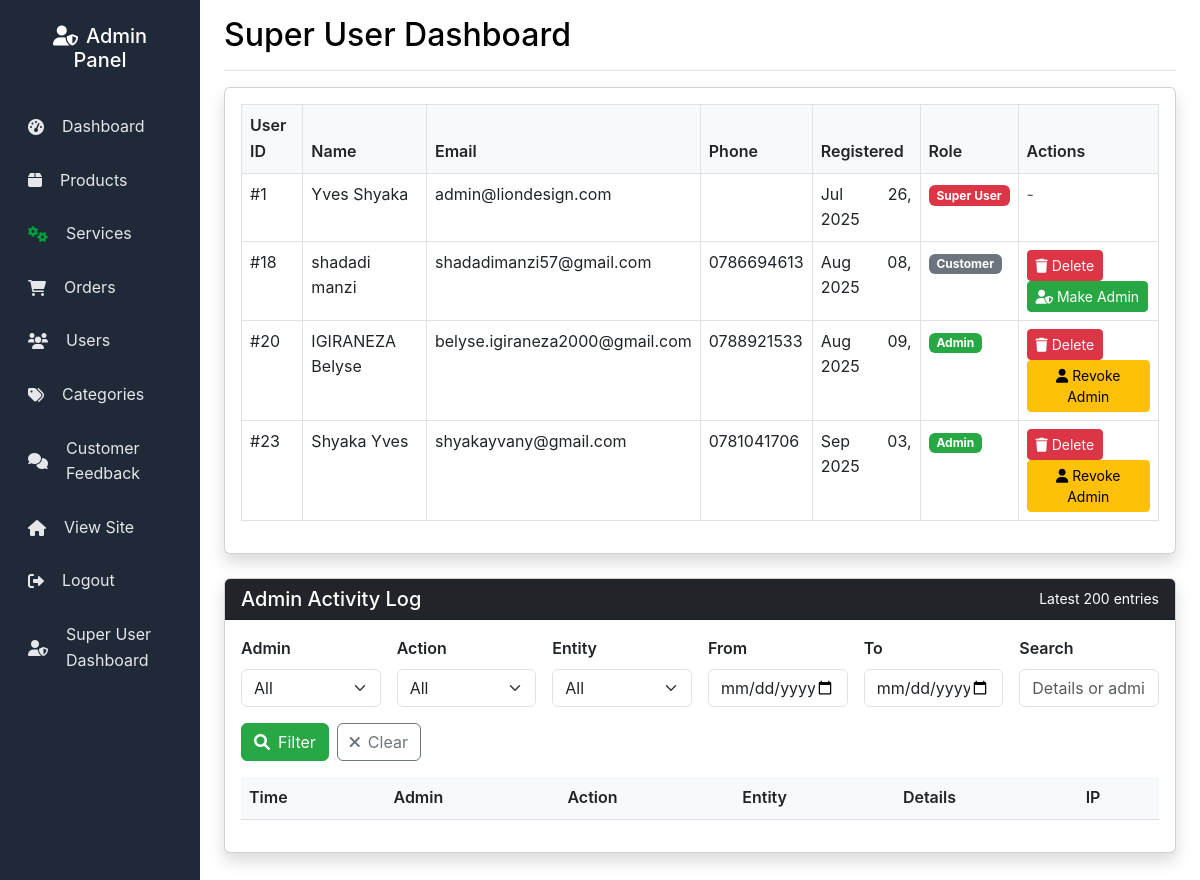
The page /admin/super_dashboard.php (signed in) on the database its author committed.
### tables this page shows
CREATE TABLE `users` (
  `id` int(11) NOT NULL,
  `email` varchar(255) NOT NULL,
  `password` varchar(255) NOT NULL,
  `first_name` varchar(100) NOT NULL,
  `last_name` varchar(100) NOT NULL,
  `phone` varchar(20) DEFAULT NULL,
  `address` text DEFAULT NULL,
  `created_at` timestamp NOT NULL DEFAULT current_timestamp(),
  `updated_at` timestamp NOT NULL DEFAULT current_timestamp() ON UPDATE current_timestamp(),
  `role` enum('super','admin','customer') DEFAULT 'customer'
);

### includes/functions.php (called while the page is built, shortened)
<?php
function getAllUsers($conn) {
    $stmt = $conn->prepare("SELECT id, email, first_name, last_name, phone, created_at, role FROM users");
    $stmt->execute();
    return $stmt->fetchAll(PDO::FETCH_ASSOC);
}
?>

### admin/super_dashboard.php (the view, shortened to what this page needs)
<?php
require_once '../config/database.php';
require_once '../includes/functions.php';
$users = getAllUsers($conn);
$filters = [
    'admin_id' => isset($_GET['admin_id']) ? intval($_GET['admin_id']) : null,
    'action' => $_GET['action'] ?? '',
    'entity_type' => $_GET['entity_type'] ?? '',
    'date_from' => $_GET['date_from'] ?? '',
    'date_to' => $_GET['date_to'] ?? '',
    'q' => $_GET['q'] ?? '',
];
?>
<!DOCTYPE html>
<html lang="en">
<head>
    <link href="https://cdn.jsdelivr.net/npm/bootstrap@5.3.0/dist/css/bootstrap.min.css" rel="stylesheet">
    <link href="../assets/css/style.css" rel="stylesheet">
    <link href="admin.css?v=<?php echo time(); ?>" rel="stylesheet">
    <link href="https://cdnjs.cloudflare.com/ajax/libs/font-awesome/6.0.0/css/all.min.css" rel="stylesheet">
</head>
<body>
<div class="container-fluid">
    <div class="row">
        <?php include 'sidebar.php'; ?>
        <main class="col-md-9 ms-sm-auto col-lg-10 px-md-4">
            <div class="d-flex justify-content-between flex-wrap flex-md-nowrap align-items-center pt-3 pb-2 mb-3 border-bottom">
                <h1 class="h2">Super User Dashboard</h1>
            </div>
            <div class="card shadow mb-4">
                <div class="card-body">
                    <div class="table-responsive">
                        <table class="table table-bordered table-hover">
                            <thead class="bg-danger text-white">
                                <tr>
                                    <th>User ID</th>
                                    <th>Name</th>
                                    <th>Email</th>
                                    <th>Phone</th>
                                    <th>Registered</th>
                                    <th>Role</th>
                                    <th>Actions</th>
                                </tr>
                            </thead>
                            <tbody>
                            <?php foreach ($users as $user): ?>
                                <tr>
                                    <td>#<?php echo $user['id']; ?></td>
                                    <td><?php echo htmlspecialchars($user['first_name'] . ' ' . $user['last_name']); ?></td>
                                    <td><?php echo htmlspecialchars($user['email']); ?></td>
                                    <td><?php echo htmlspecialchars($user['phone']); ?></td>
                                    <td><?php echo date('M d, Y', strtotime($user['created_at'])); ?></td>
                                    <td>
                                        <?php if ($user['role'] === 'super'): ?>
                                            <span class="badge bg-danger">Super User</span>
                                        <?php elseif ($user['role'] === 'admin'): ?>
                                            <span class="badge bg-success">Admin</span>
                                        <?php else: ?>
                                            <span class="badge bg-secondary">Customer</span>
                                        <?php endif; ?>
                                    </td>
                                    <td>
                                        <?php if ($user['role'] !== 'super'): ?>
                                            <form method="POST" style="display:inline;">
                                                <button type="submit" class="btn btn-danger btn-sm" onclick="return confirm('Are you sure you want to delete this user?');"><i class="fas fa-trash"></i> Delete</button>
                                            </form>
                                            <?php if ($user['role'] === 'admin'): ?>
                                                <form method="POST" style="display:inline;">
                                                    <button type="submit" class="btn btn-warning btn-sm"><i class="fas fa-user"></i> Revoke Admin</button>
                                                </form>
                                            <?php elseif ($user['role'] === 'customer'): ?>
                                                <form method="POST" style="display:inline;">
                                                    <button type="submit" class="btn btn-success btn-sm"><i class="fas fa-user-shield"></i> Make Admin</button>
                                                </form>
                                            <?php endif; ?>
                                        <?php else: ?>
                                            <span class="text-muted">-</span>
                                        <?php endif; ?>
                                    </td>
                                </tr>
                            <?php endforeach; ?>
                            </tbody>
                        </table>
                    </div>
                </div>
            </div>
            <div class="card shadow mb-5">
                <div class="card-header bg-dark text-white">
                    <div class="d-flex justify-content-between align-items-center">
                        <h5 class="mb-0">Admin Activity Log</h5>
                        <small>Latest 200 entries</small>
                    </div>
                </div>
                <div class="card-body">
                    <form class="row g-3 mb-3" method="get">
                        <div class="col-md-2">
                            <label class="form-label">Admin</label>
                            <select name="admin_id" class="form-select">
                                <option value="">All</option>
                            </select>
                        </div>
                        <div class="col-md-2">
                            <label class="form-label">Action</label>
                            <select name="action" class="form-select">
                                <option value="">All</option>
                            </select>
                        </div>
                        <div class="col-md-2">
                            <label class="form-label">Entity</label>
                            <select name="entity_type" class="form-select">
                                <option value="">All</option>
                            </select>
                        </div>
                        <div class="col-md-2">
                            <label class="form-label">From</label>
                            <input type="date" name="date_from" value="<?= htmlspecialchars($filters['date_from'] ?? '') ?>" class="form-control" />
                        </div>
                        <div class="col-md-2">
                            <label class="form-label">To</label>
                            <input type="date" name="date_to" value="<?= htmlspecialchars($filters['date_to'] ?? '') ?>" class="form-control" />
                        </div>
                        <div class="col-md-2">
                            <label class="form-label">Search</label>
                            <input type="text" name="q" value="<?= htmlspecialchars($filters['q'] ?? '') ?>" class="form-control" placeholder="Details or admin" />
                        </div>
                        <div class="col-12 d-flex gap-2">
                            <button class="btn btn-success" type="submit"><i class="fas fa-search me-2"></i>Filter</button>
                            <a href="super_dashboard.php" class="btn btn-outline-secondary"><i class="fas fa-times me-2"></i>Clear</a>
                        </div>
                    </form>
                    <div class="table-responsive">
                        <table class="table table-striped table-hover">
                            <thead>
                                <tr>
                                    <th>Time</th>
                                    <th>Admin</th>
                                    <th>Action</th>
                                    <th>Entity</th>
                                    <th>Details</th>
                                    <th>IP</th>
                                </tr>
                            </thead>
                        </table>
                    </div>
                </div>
            </div>
        </main>
    </div>
</div>
</body>
</html>

### assets/css/style.css (style rules this page uses)
:root { --primary-color: #000000; --secondary-color: #ffffff; --success-color: #28a745; --warning-color: #ffc107; --danger-color: #dc3545; --light-gray: #f8f9fa; --dark-gray: #343a40; }
body { font-family: 'Geist', 'Inter', 'Segoe UI', Arial, sans-serif !important; line-height: 1.6; color: var(--primary-color); }
.card-text, .card-body, .modal-body, .alert, .lead, .content, .section-content, .article-content, .about-content { text-align: justify; text-justify: inter-word; hyphens: auto; }
.btn-success { background-color: var(--success-color); border-color: var(--success-color); }
.btn-warning { background-color: var(--warning-color); border-color: var(--warning-color); color: var(--primary-color); }
.btn-danger { background-color: var(--danger-color); border-color: var(--danger-color); }
.form-label { font-weight: 600; }
.table th { background-color: var(--light-gray); border-color: #dee2e6; font-weight: 600; }
.bg-success { background-color: var(--success-color) !important; }
.bg-danger { background-color: var(--danger-color) !important; }

### admin/admin.css (style rules this page uses)
:root { --admin-sidebar-bg: #1f2937; }
.table-responsive > table { min-width: 700px; }

### rows shown on the page
users: id "1", first_name+last_name "Yves Shyaka", email "admin@liondesign.com", created_at "Jul 26, 2025", role "Super User"
users: id "18", first_name+last_name "shadadi manzi", email "shadadimanzi57@gmail.com", phone "0786694613", created_at "Aug 08, 2025", role "Customer"
users: id "20", first_name+last_name "IGIRANEZA Belyse", email "belyse.igiraneza2000@gmail.com", phone "0788921533", created_at "Aug 09, 2025", role "Admin"
users: id "23", first_name+last_name "Shyaka Yves", email "shyakayvany@gmail.com", phone "0781041706", created_at "Sep 03, 2025", role "Admin"
